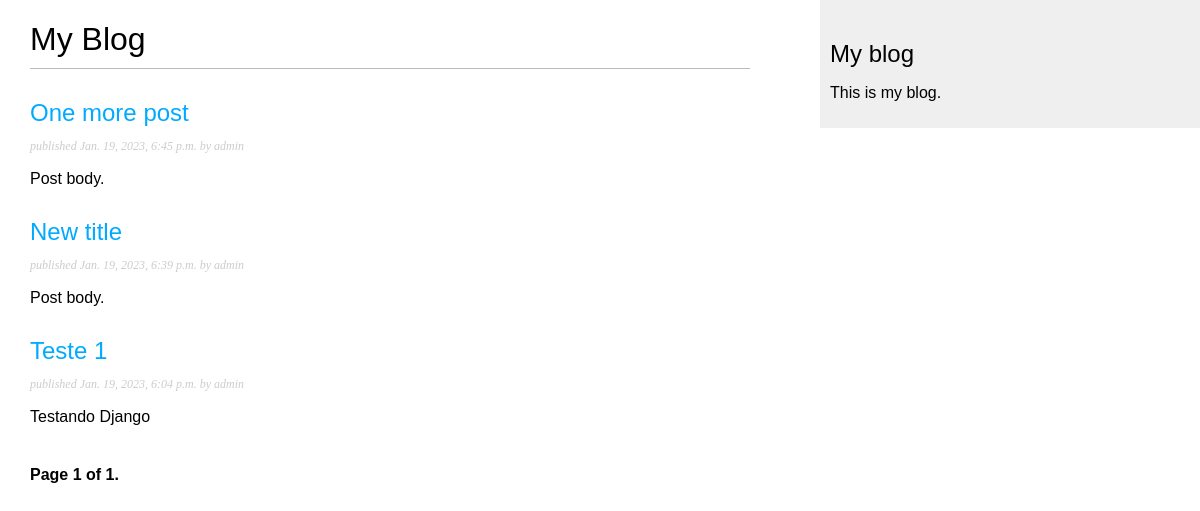
/blog/, run on an earlier commit of the app's database.
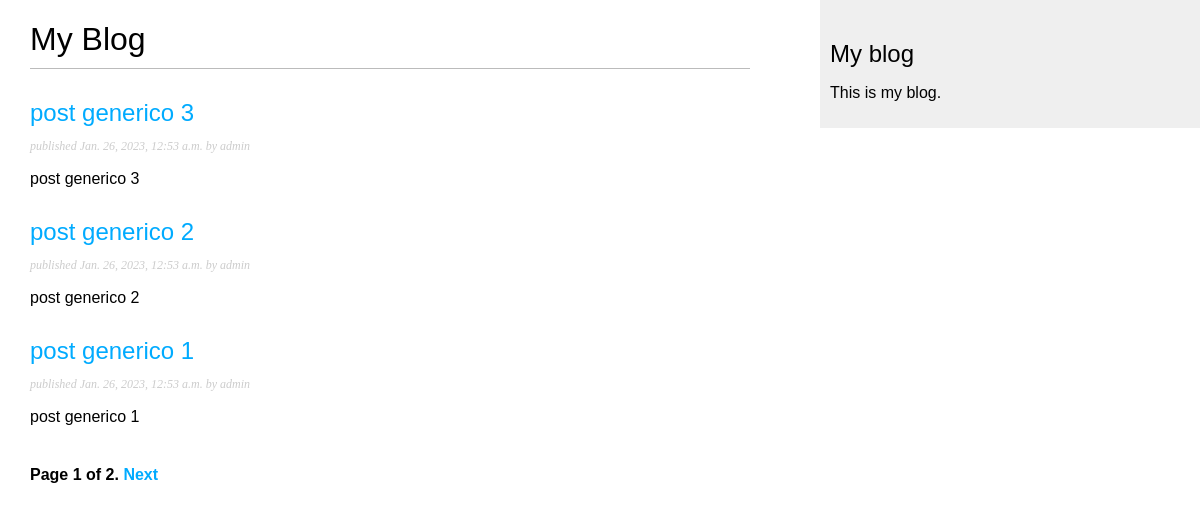
And on a later commit of the database.
### blog/models.py (models this page shows, shortened)
class Post(models.Model):
    class Status(models.TextChoices):
        DRAFT = 'DF', 'Draft'
        PUBLISHED = 'PB', 'Published'
    title = models.CharField(max_length=250)
    slug = models.SlugField(
        max_length=250,
        unique_for_date = 'publish'
        )
    author = models.ForeignKey(
        User,
        on_delete=models.CASCADE,
        related_name='blog_posts'
    )
    body = models.TextField()
    publish = models.DateTimeField(default=timezone.now)
    created = models.DateTimeField(auto_now_add=True)
    updated = models.DateTimeField(auto_now=True)
    status = models.CharField(
        max_length=2,
        choices=Status.choices,
        default = Status.DRAFT
    )
    objects = models.Manager() # The default manager.
    published = PublishedManager() # Our custom manager.
    class Meta:
        ordering = ['-publish']
        indexes = [
            models.Index(fields=['-publish']),
        ]
    def get_absolute_url(self):
        return reverse(
            'blog:post_detail',
            args=[
                self.publish.year,
                self.publish.month,
                self.publish.day,
                self.slug
                ]
            )

### blog/views.py (the view)
# urls.py: path('', views.post_list, name='post_list'),
def post_list(request):
    posts = Post.published.all()
    paginator = Paginator(posts, 3)
    page_number = request.GET.get('page', 1)
    posts = paginator.page(page_number)
    return render(
        request,
        'blog/post/list.html',
        {'posts': posts}
        )

### blog/models.py (called while the page is built)
    def get_queryset(self):
        return super().get_queryset().filter(status=Post.Status.PUBLISHED)

### blog/templates/blog/post/list.html (shortened to what this page needs)
{% extends "blog/base.html" %}
{% block content %}
    <h1>My Blog</h1>
    {% for post in posts %}
        <h2>
            <a href="{{ post.get_absolute_url }}">
                {{ post.title }}
            </a>
        </h2>
        <p class="date">
            published {{post.publish}} by {{ post.author }}
        </p>
        {{ post.body|truncatewords:30|linebreaks }}
    {% endfor %}
    {% include "pagination.html" with page=posts %}
{% endblock %}

### blog/templates/blog/base.html (shortened to what this page needs)
{% load static %}
<!DOCTYPE html>
<html>
    <head>
        <link href="{% static "css/blog.css" %}" rel="stylesheet">
    </head>
    <body>
        <div id="content">
            {% block content %}
            {% endblock %}
        </div>
        <div id="sidebar">
            <h2>My blog</h2>
            <p>
                This is my blog.
            </p>
        </div>
    </body>
</html>

### blog/templates/pagination.html (shortened to what this page needs)
<div class="pagination">
    <span class="step-links">
        <span class="current">
            Page {{ page.number }} of {{ page.paginator.num_pages }}.
        </span>
        {% if page.has_next %}
            <a href="?page={{ page.next_page_number }}">Next</a>
        {% endif %}
    </span>
</div>

### blog/static/css/blog.css (style rules this page uses)
body { margin:0; padding:0; font-family:helvetica, sans-serif; }
a { color:#00abff; text-decoration:none; }
h1 { font-weight:normal; border-bottom:1px solid #bbb; padding:0 0 10px 0; }
h2 { font-weight:normal; margin:30px 0 0; }
#content { float:left; width:60%; padding:0 0 0 30px; }
#sidebar { float:right; width:30%; padding:10px; background:#efefef; height:100%; }
p.date { color:#ccc; font-family: georgia, serif; font-size: 12px; font-style: italic; }
.pagination { margin:40px 0; font-weight:bold; }

What changed in the data, as far as the page shows it:
no longer on this page (row unchanged): Post: title "One more post", publish "Jan. 19, 2023, 6:45 p.m.", author "admin", body "Post body."
no longer on this page (row unchanged): Post: title "New title", publish "Jan. 19, 2023, 6:39 p.m.", author "admin", body "Post body."
no longer on this page (row unchanged): Post: title "Teste 1", publish "Jan. 19, 2023, 6:04 p.m.", author "admin", body "Testando Django"
added Post: title "post generico 3", publish "Jan. 26, 2023, 12:53 a.m.", author "admin", body "post generico 3"
added Post: title "post generico 2", publish "Jan. 26, 2023, 12:53 a.m.", author "admin", body "post generico 2"
added Post: title "post generico 1", publish "Jan. 26, 2023, 12:53 a.m.", author "admin", body "post generico 1"
Also different on the page:
{{ page.paginator.num_pages }}: "1" → "2"
text now shown: "Next"
